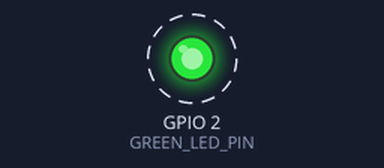
This program was run on a simulated ESP32. On the bench: output pins drawn as LEDs (lit = HIGH). Dashed ring = blinking.

Above: at 0.2 s.
Timing chart, 0 to 3.0 s (numbered marks = the images above):
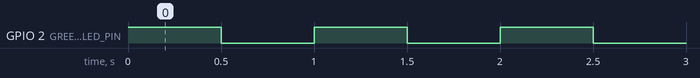

The program:

main.cpp
```cpp
// (licence header left out)
/* include header files */
#include <Arduino.h>

#define GREEN_LED_PIN 2

void setup(){
	/* set LED pin to output*/
	pinMode(GREEN_LED_PIN, OUTPUT);
}

void loop(){

	/* turn on LED pin */
	digitalWrite(GREEN_LED_PIN,HIGH);

	/* wait for 500 milisecond */
	delay(500);

	/* turn off LED pin */
	digitalWrite(GREEN_LED_PIN,LOW);

	/* wait for 500 milisecond */
	delay(500);

}
```

Measured:
- by itself, GPIO 2 (GREEN_LED_PIN): alternates HIGH for 0.50 s and LOW for 0.50 s
